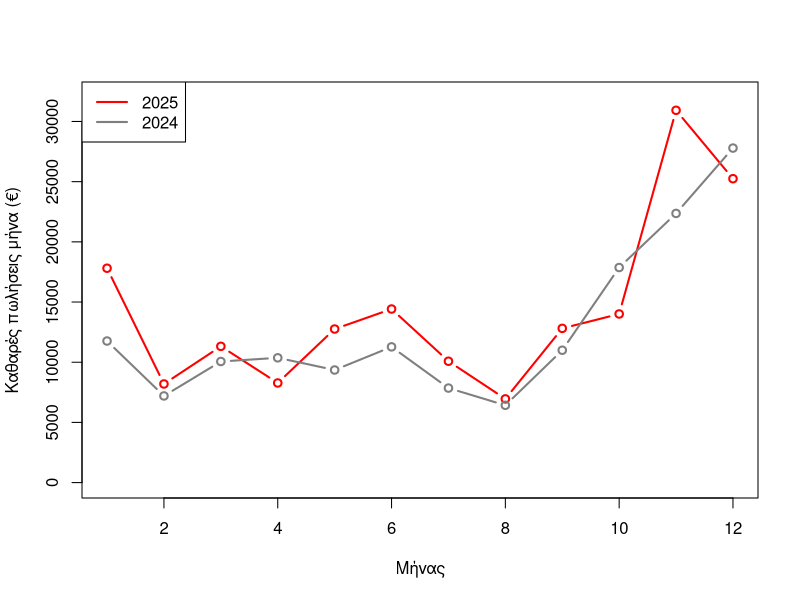
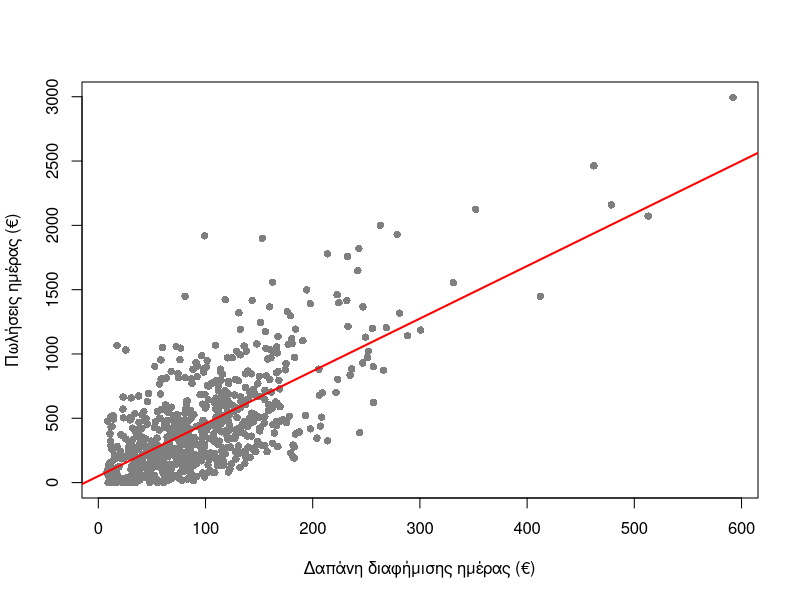

Recreate these plots in R, in order.
# =====================================================================
#  Εβδομάδα 6 · Εισαγωγή στην Οικονομετρία
#  Βάσεις Δεδομένων και Επιχειρηματική Αναλυτική · Πανεπιστήμιο Πειραιώς
#  Δεδομένα: UniStyle_Daily.csv — μία γραμμή ανά ημέρα (2024–2025)
#  Η εταιρεία και τα δεδομένα είναι ΦΑΝΤΑΣΤΙΚΑ, για εκπαιδευτική χρήση.
# =====================================================================
#  Πριν ξεκινήσετε: Session → Set Working Directory → To Source File Location
#  Ctrl + Enter: τρέχει τη γραμμή · Ctrl + Shift + Enter: όλο το script

# ---- 1. Τα δεδομένα ---------------------------------------------------
daily <- read.csv("UniStyle_Daily.csv")

head(daily)              # οι πρώτες 6 γραμμές (= SELECT TOP 6)
str(daily)               # οι στήλες και ο τύπος τους
nrow(daily)              # 731 ημέρες
summary(daily$Revenue)   # πωλήσεις ημέρας (€)

# Revenue       : καθαρές πωλήσεις της ημέρας (€, μόνο Delivered)
# Orders        : παραγγελίες της ημέρας
# SearchAds     : διαφήμιση σε μηχανές αναζήτησης (€)
# SocialAds     : διαφήμιση σε social media (€)
# AdSpend       : SearchAds + SocialAds (€)
# EmailCampaign : 1 αν στάλθηκε newsletter
# Weekend       : 1 για Σάββατο και Κυριακή
# BlackFriday   : 1 για τις 4 ημέρες της Black Friday κάθε χρονιάς

# ---- 1β. Ζέσταμα: περιγραφικά στατιστικά & χρονοσειρά ----------------
# Τύπος δεδομένων: ΧΡΟΝΟΣΕΙΡΑ — μία γραμμή ανά ημέρα, η σειρά έχει σημασία
summary(daily$Revenue)     # μέσος 446.13 > διάμεσος 348.94 → δεξιά ασυμμετρία
summary(daily$AdSpend)     # μέσος 96.88 · διάμεσος 84.62
sd(daily$Revenue)          # τυπική απόκλιση ≈ 385.40
cov(daily$AdSpend, daily$Revenue)   # συνδιακύμανση ≈ 17743.84

# Πίνακας συνδιακύμανσης & συσχέτισης (όλα τα ζεύγη μαζί)
vars <- c("Revenue", "SearchAds", "SocialAds")
cov(daily[, vars])              # διαγώνιος = διακυμάνσεις, π.χ. Revenue 148531.4
round(cor(daily[, vars]), 2)    # SearchAds–SocialAds ≈ 0.97 → εβδ. 8

# Από ημερήσια σε μηνιαία χρονοσειρά (= GROUP BY Year, Month της SQL)
monthly <- aggregate(Revenue ~ Year + Month, data = daily, FUN = sum)
m24 <- subset(monthly, Year == 2024)
m25 <- subset(monthly, Year == 2025)
plot(m25$Month, m25$Revenue, type = "b", col = "red", lwd = 2,
     ylim = c(0, 32000), xlab = "Μήνας", ylab = "Καθαρές πωλήσεις μήνα (€)")
lines(m24$Month, m24$Revenue, type = "b", col = "grey50", lwd = 2)
legend("topleft", legend = c("2025", "2024"), col = c("red", "grey50"), lwd = 2)
# Εποχικότητα: κορυφή Νοέμβριο–Δεκέμβριο · Τάση: το 2025 είναι ψηλότερα

# Αυτοσυσχέτιση: πωλήσεις σήμερα vs χθες
cor(daily$Revenue[-1], daily$Revenue[-nrow(daily)])   # ≈ 0.40

# ---- 2. Απλή παλινδρόμηση: Revenue ~ AdSpend -------------------------
cor(daily$AdSpend, daily$Revenue)            # συσχέτιση ≈ 0.70

model <- lm(Revenue ~ AdSpend, data = daily)
summary(model)                               # β1 ≈ 4.08 · R² ≈ 0.49

# Διάγραμμα διασποράς με την ευθεία της παλινδρόμησης
plot(daily$AdSpend, daily$Revenue, pch = 16, col = "grey50",
     xlab = "Δαπάνη διαφήμισης ημέρας (€)", ylab = "Πωλήσεις ημέρας (€)")
abline(model, col = "red", lwd = 2)

# Πρόβλεψη για μια ημέρα με 150 € διαφήμιση
predict(model, newdata = data.frame(AdSpend = 150))   # ≈ 663

# ---- 3. Πολλαπλή παλινδρόμηση ----------------------------------------
m1 <- lm(Revenue ~ AdSpend, data = daily)
m2 <- lm(Revenue ~ AdSpend + Weekend + EmailCampaign + BlackFriday, data = daily)

summary(m2)
coef(m2)                 # μόνο οι συντελεστές

# Πρόβλεψη: καθημερινή, 150 € διαφήμιση, με newsletter, όχι Black Friday
new_day <- data.frame(AdSpend = 150, Weekend = 0, EmailCampaign = 1, BlackFriday = 0)
predict(m2, newdata = new_day)                        # ≈ 738

# =====================================================================
#  ΕΡΓΑΣΤΗΡΙΟ
# =====================================================================

# ---- Άσκηση 1 · Πόσες πωλήσεις φέρνει η διαφήμιση; --------------------
# α) Επιβεβαιώστε τα νούμερα της διαφάνειας 13 (το model παραπάνω)

# β) Το ίδιο μοντέλο χωριστά για 2024 και 2025
d24 <- subset(daily, Year == 2024)       # subset() = WHERE της SQL
m <- lm(Revenue ~ AdSpend, data = d24)
coef(m)
summary(m)$r.squared
# ... τώρα το ίδιο για το 2025

# γ) Orders ~ AdSpend — πόσα € διαφήμισης «κοστίζει» μία επιπλέον παραγγελία;

# δ) Πρόβλεψη για ημέρα με 200 € διαφήμιση


# ---- Άσκηση 2 · Τι άλλο εξηγεί τις πωλήσεις; ---------------------------
# α) Μοντέλα 1 και 2 (m1, m2 παραπάνω)
# β) Ερμηνεία των AdSpend και EmailCampaign του m2
# γ) Πρόβλεψη: Σάββατο, 120 € διαφήμιση, χωρίς newsletter
# δ) Revenue ~ Weekend μόνο του — τι βγαίνει;


# ---- Άσκηση 3 · Challenge ---------------------------------------------
# OLS «με το χέρι»: β1 = Cov(x, y) / Var(x),  β0 = mean(y) - β1 * mean(x)
b1 <- cov(daily$AdSpend, daily$Revenue) / var(daily$AdSpend)
b0 <- mean(daily$Revenue) - b1 * mean(daily$AdSpend)
c(b0, b1)                # ίδια με coef(model);

# Google ή social media;
# lm(Revenue ~ SearchAds + SocialAds, data = daily)
